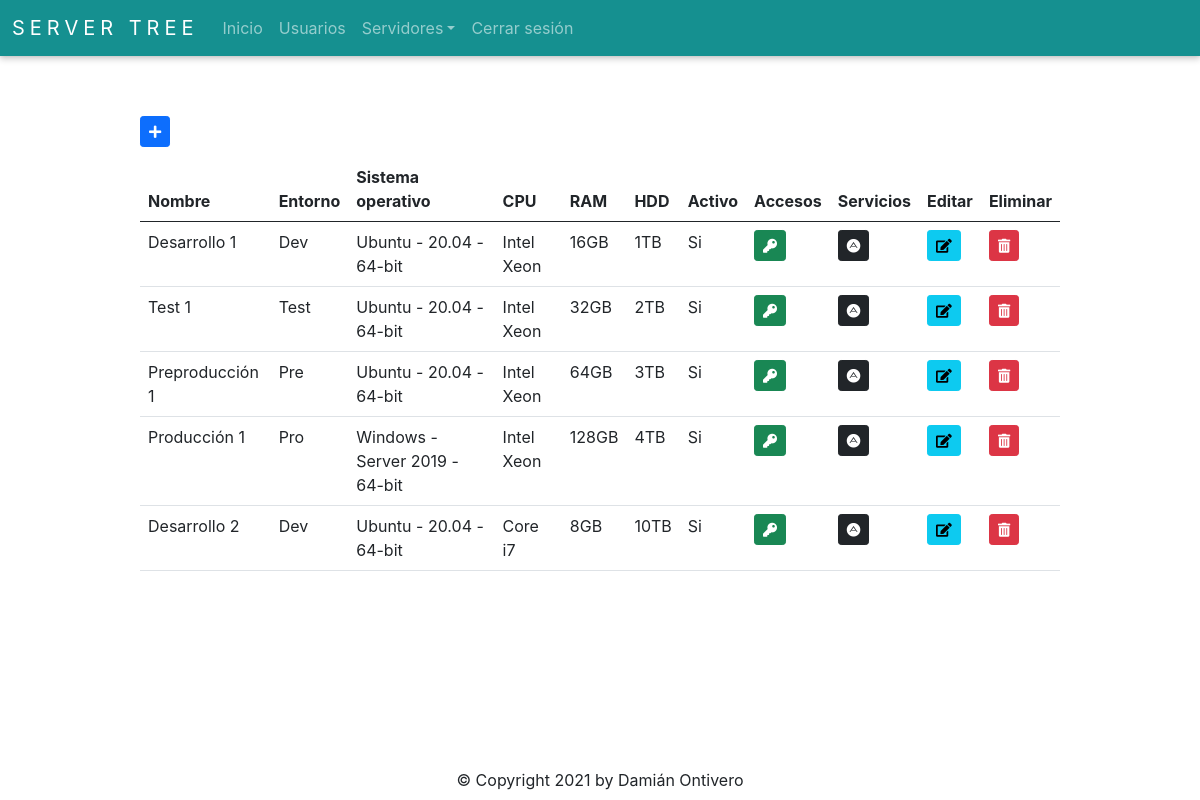
The page /server/get_server_all (signed in) on the database as committed earlier.
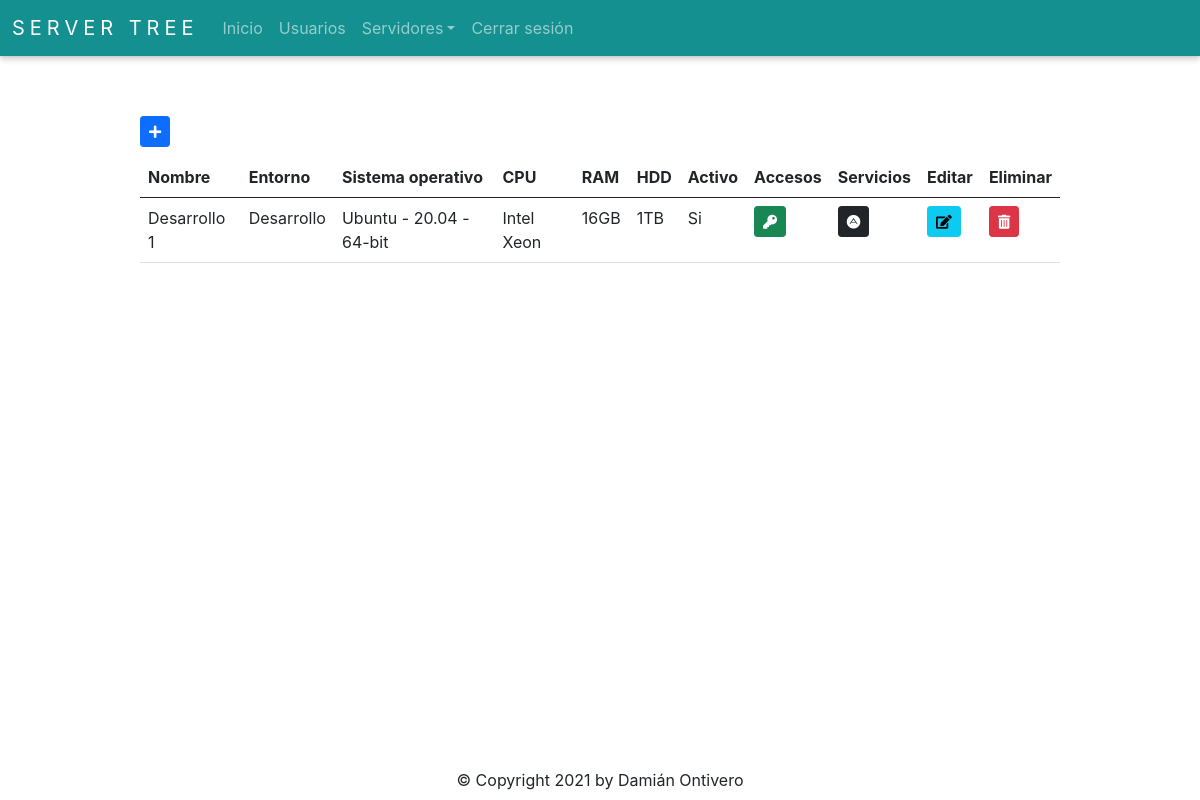
The same page on the database as committed later.
### app/server/models.py (models this page shows, shortened)
class Server(db.Model):
    __tablename__ = 'Servers'
    id = db.Column(db.Integer, autoincrement=True, primary_key=True, nullable=False)
    name = db.Column(db.String(50), nullable=False)
    environment_id = db.Column(db.Integer, db.ForeignKey('Environments.id'), nullable=False)
    operating_system_id = db.Column(db.Integer, db.ForeignKey('OperatingSystems.id'), nullable=False)
    cpu = db.Column(db.String(50), nullable=False)
    ram = db.Column(db.String(50), nullable=False)
    hdd = db.Column(db.String(50), nullable=False)
    is_active = db.Column(db.Boolean)
    @staticmethod
    def get_all():
        return Server.query.all()

class Environment(db.Model):
    __tablename__ = 'Environments'
    id = db.Column(db.Integer, autoincrement=True, primary_key=True, nullable=False)
    name = db.Column(db.String(50), nullable=False)
    @staticmethod
    def get_all():
        return Environment.query.all()

class OperatingSystem(db.Model):
    __tablename__ = 'OperatingSystems'
    id = db.Column(db.Integer, autoincrement=True, primary_key=True, nullable=False)
    name = db.Column(db.String(50), nullable=False)
    version = db.Column(db.String(50), nullable=False)
    architect = db.Column(db.String(6), nullable=False)
    def __repr__(self):
        return '{} - {} - {}'.format(self.name, self.version, self.architect)
    @staticmethod
    def get_all():
        return OperatingSystem.query.all()

### app/server/routes.py (the view)
@server_bp.route('/get_server_all', methods=['GET', 'POST'])
@login_required
def get_server_all():
    data = db.session.query(Server, Environment, OperatingSystem).join(Environment, OperatingSystem).all()
    form = ServerForm()
    access_form = AccessForm()
    service_form = ServiceForm()
    return render_template('server.html', data=data, form=form, access_form=access_form, service_form=service_form)

### app/auth/models.py (called while the page is built)
    @staticmethod
    def get_by_id(id):
        return User.query.get(id)

### app/auth/routes.py (called while the page is built)
@login_manager.user_loader
def load_user(user_id):
    return User.get_by_id(int(user_id))

### app/server/models.py (called while the page is built)
    @staticmethod
    def get_all():
        return ConnectionType.query.all()

### app/server/templates/server.html (shortened to what this page needs)
{% extends 'base.html' %}
{% import 'bootstrap/wtf.html' as wtf %}
{% block content %}
<div class="buttons">
  {% if current_user.role_id == 1 %}
    <button type="button" id="addButton" class="btn btn-primary btn-sm" data-bs-toggle="modal" data-bs-target="#serverModal"><i class="fas fa-plus"></i></button>
  {% else %}
    <button disabled type="button" id="addButton" class="btn btn-primary" data-bs-toggle="modal" data-bs-target="#serverModal"><i class="fas fa-plus"></i></button>
  {% endif %}
</div>
<table class="table table-hover">
  <thead>
    <tr>
      <th>Nombre</th>
      <th>Entorno</th>
      <th>Sistema operativo</th>
      <th>CPU</th>
      <th>RAM</th>
      <th>HDD</th>
      <th>Activo</th>
      <th>Accesos</th>
      <th>Servicios</th>
      <th>Editar</th>
      <th>Eliminar</th>
    </tr>
  </thead>
  <tbody>
    {% for server, env, os in data %}
      <tr>
        <td>{{ server.name }}</td>
        <td>{{ env.name }}</td>
        <td>{{ os.name + ' - ' + os.version + ' - ' + os.architect }}</td>
        <td>{{ server.cpu }}</td>
        <td>{{ server.ram }}</td>
        <td>{{ server.hdd }}</td>
        <td>
          {% if server.is_active == 0 %}
            No
          {% elif server.is_active == 1  %}
            Si
          {% endif %}
        </td>
        {% if current_user.role_id == 1 %}
          <td>
            <button type="button" class="btn btn-success btn-sm" id="accessButton" data-id={{ server.id }} data-bs-toggle="modal" data-bs-target="#accessModal"><i class="fas fa-key"></i></button>
          </td>
          <td>
            <button type="button" class="btn btn-dark btn-sm" id="serviceButton" data-id={{ server.id }} data-bs-toggle="modal" data-bs-target="#serviceModal"><i class="fab fa-adn"></i></button>
          </td>
          <td>
            <button type="button" class="btn btn-info btn-sm" id="editButton" data-id={{ server.id }} data-bs-toggle="modal" data-bs-target="#serverModal"><i class="fas fa-edit"></i></button>
          </td>
          <td>
            <button type="button" class="btn btn-danger btn-sm" id="deleteButton" data-id={{ server.id }} data-bs-toggle="modal" data-bs-target="#deleteServerModal"><i class="fas fa-trash-alt"></i></button>
          </td>
        {% endif %}
      </tr>
    {% endfor %}
  </tbody>
</table>
{% endblock %}

### app/templates/base.html (shortened to what this page needs)
<!doctype html>
<html>
<head>
  <link rel="stylesheet" href="{{ url_for('static', filename='style.css') }}">
  <link rel="stylesheet" href="https://cdn.jsdelivr.net/npm/bootstrap@5.0.0/dist/css/bootstrap.min.css">
  <link rel="stylesheet" href="https://use.fontawesome.com/releases/v5.6.3/css/all.css">
</head>
<body>
  <nav class="navbar navbar-expand-lg navbar-dark">
      <div class="container-fluid">
        <a class="navbar-brand" href="{{ url_for('index.index') }}">Server Tree</a>
        <div class="collapse navbar-collapse" id="navbarSupportedContent">
          <ul class="navbar-nav me-auto mb-2 mb-lg-0">
              <li class="nav-item">
                <a class="nav-link" href="{{ url_for('index.index') }}">Inicio</a>
              </li>
              <li class="nav-item">
                <a class="nav-link" href="{{ url_for('auth.get_user_all') }}">Usuarios</a>
              </li>
              <li class="nav-item dropdown">
                  <a class="nav-link dropdown-toggle" href="#" id="navbarDropdown" role="button" data-bs-toggle="dropdown" aria-expanded="false">Servidores</a>
              </li>
              <li class="nav-item">
                <a class="nav-link" href="{{ url_for('auth.logout') }}">Cerrar sesión</a>
              </li>
          </ul>
        </div>
      </div>
  </nav>
  <div class="container-base">
    {% block content %}{% endblock %}
  </div>
  <div class="footer">
    &copy; Copyright 2021 by Damián Ontivero
  </div>
</body>
</html>

### app/static/style.css (style rules this page uses)
* { text-decoration: none; font-family: -apple-system, BlinkMacSystemFont, 'Segoe UI', Roboto, Oxygen, Ubuntu, Cantarell, 'Open Sans', 'Helvetica Neue', sans-serif; }
html, body { margin: 0; padding: 0; width: 100%; height: 100%; position: relative; }
.navbar { background-color: #159090; box-shadow: 0 0 0.2rem rgb(0 0 0 / 10%), 0 0.2rem 0.4rem rgb(0 0 0 / 20%); }
.navbar-brand { text-transform: uppercase; letter-spacing: 5px; font-size: large; }
.footer { width: 100%; text-align: center; position: absolute; bottom: 1%; }
.container-base { width: 80%; position: relative; padding: 20px; left: 10%; top: 5%; }
.container-base .buttons { margin-bottom: 10px; }

Rows that differ between the two databases and show on the page:
removed Server: name "Test 1", name "Test", architect "Ubuntu - 20.04 - 64-bit", cpu "Intel Xeon", ram "32GB", hdd "2TB", is_active "Si"
removed Server: name "Preproducción 1", name "Pre", architect "Ubuntu - 20.04 - 64-bit", cpu "Intel Xeon", ram "64GB", hdd "3TB", is_active "Si"
removed Server: name "Producción 1", name "Pro", architect "Windows - Server 2019 - 64-bit", cpu "Intel Xeon", ram "128GB", hdd "4TB", is_active "Si"
removed Server: name "Desarrollo 2", name "Dev", architect "Ubuntu - 20.04 - 64-bit", cpu "Core i7", ram "8GB", hdd "10TB", is_active "Si"
changed through a linked row, Server "Desarrollo 1": name "Dev" → "Desarrollo"
